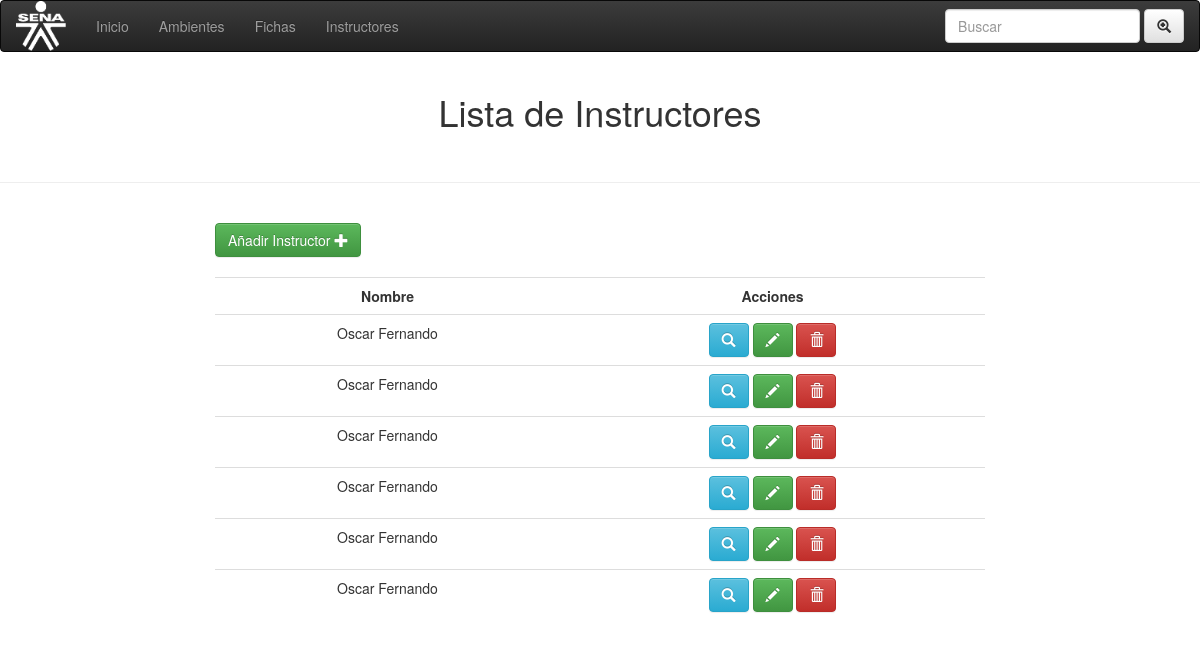
The app's page /instructores/gestionarIns.php, older data.
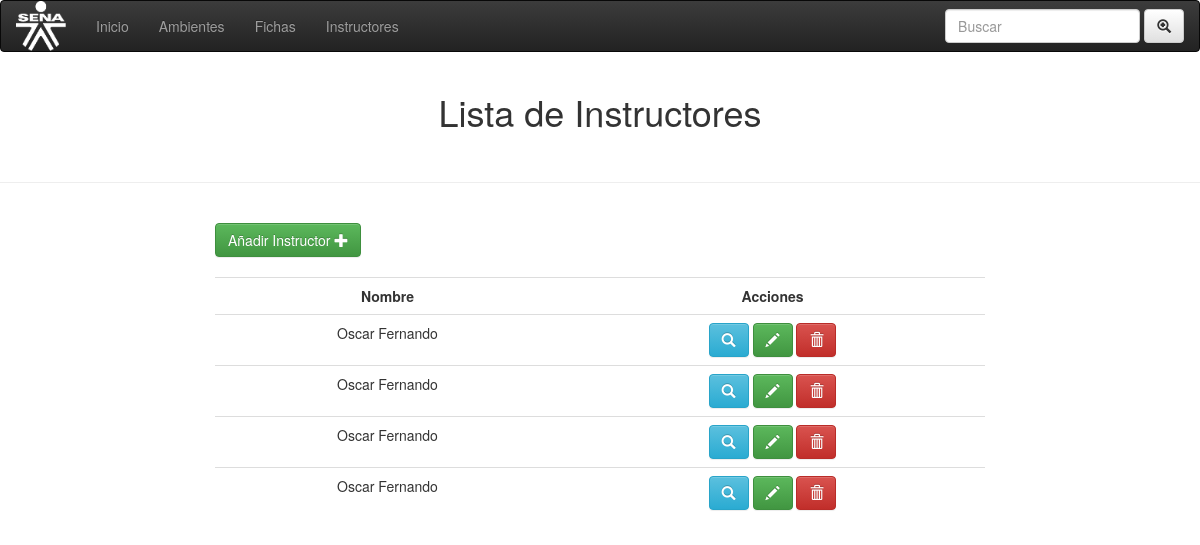
The same page, newer data.
### tables this page shows
CREATE TABLE `instructores` (
  `id` int(11) NOT NULL,
  `nombres` varchar(100) NOT NULL,
  `apellidos` varchar(100) NOT NULL,
  `especialidad` varchar(100) NOT NULL,
  `vinculacion1` varchar(100) NOT NULL,
  `tipoplanta` varchar(100) NOT NULL,
  `tipocontrato` varchar(100) NOT NULL,
  `cantidadhoras` varchar(100) NOT NULL,
  `actadministrativas` varchar(50) NOT NULL,
  `area` varchar(50) NOT NULL
);

### instructores/gestionarIns.php (the view, shortened to what this page needs)
<!DOCTYPE html>
<html lang="en">
<head>
  <link rel="stylesheet" href="css/bootstrap.min.css">
  <link rel="stylesheet" href="css/bootstrap-theme.min.css">
  <link rel="stylesheet" href="css/font-awesome.css">
  <link rel="stylesheet" href="css/index.css">
</head>
<body>
    <nav class="navbar navbar-inverse ">
      <div class="container-fluid">
        <div class="navbar-header">
           <a class="navbar-brand" href="#"><img id="img1" src="imgs/sena.png" class="img-rounded" width="100" height="100"></a>
        </div>
        <ul class="nav navbar-nav">
          <li><a href="../index.php">Inicio</a></li>
          <li><a href="../ambientes/ambientes.php">Ambientes</a></li>
          <li><a href="../fichas/index_ficha.php">Fichas</a></li>
          <li><a href="#">Instructores</a></li>
        </ul>
        <form class="navbar-form navbar-right">
          <div class="form-group">
            <input type="text" class="form-control" placeholder="Buscar">
          </div>
          <button type="submit" class="btn btn-default"><i class="glyphicon glyphicon-zoom-in"></i></button>
        </form>
      </div>
    </nav>
  <div class="container-fluid">
    <h1 class="text-center" >Lista de  Instructores</h1><br>
  </div>
  <hr>
    <br>
<div class="col-md-8 col-md-offset-2" >
  <a  class="btn btn-success " href="anadir.php">Añadir Instructor
    <i  class="glyphicon glyphicon glyphicon-plus" ></i>
  </a><br><br>
  <table class="text-center table table-hover">
    <tr class="text-center">
      <td><strong>Nombre</strong></td>
      <td><strong>Acciones</strong></td>
    </tr>
  <?php
    $con = mysqli_connect('localhost','root','','programacion_trimestral');
    $sql = mysqli_query($con, "SELECT * FROM instructores");
    while($row = mysqli_fetch_array($sql)){
      echo "<tr>
          <td>".$row['nombres']."</td>
          <td>
            <a class='btn btn-info' href='consultar_instructor.php?id=".$row['id']."'>
              <i data-toggle='tooltip' data-placement='top' title='Consultar'  class='glyphicon glyphicon-search' ></i>
            </a>
            <a class='btn btn-success' href='Modificar.php?id=".$row['id']."'>
              <i data-toggle='tooltip' data-placement='top' title='Modificar' class='glyphicon glyphicon-pencil' ></i>
            </a>
            <a class='btn btn-danger' href='delete.php?id=".$row['id']."'>
              <i data-toggle='tooltip' data-placement='top' title='Eliminar' class='glyphicon glyphicon-trash' ></i>
            </a>
          </td>
        </tr>";
    }
   ?>
  </table>
</div>
</body>
</html>

Row changes from the older to the newer data that the page shows:
removed instructores: nombres "Oscar Fernando"
removed instructores: nombres "Oscar Fernando"
